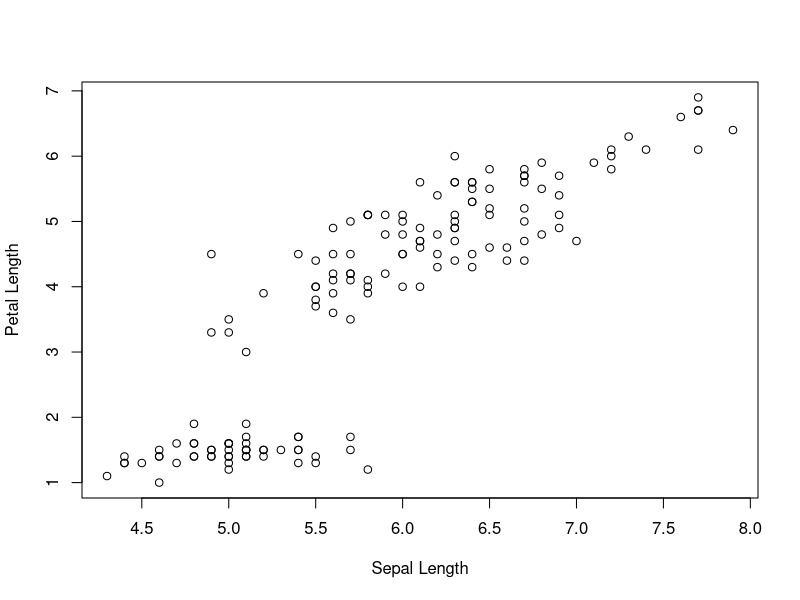

R code for this plot:
## ---- chunk 1
head(iris)
plot(iris$Sepal.Length, iris$Petal.Length, xlab = "Sepal Length", ylab = "Petal Length")

